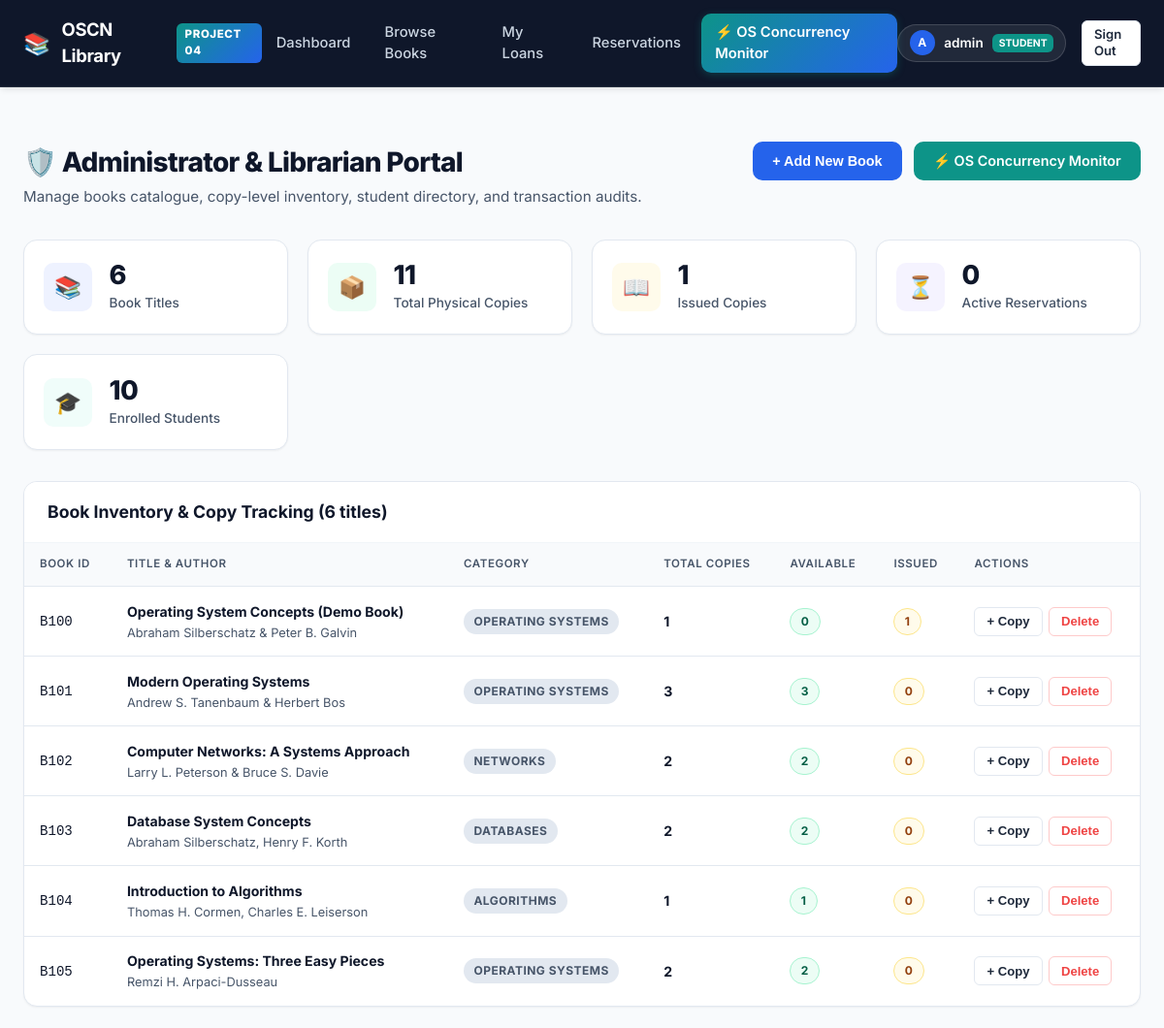
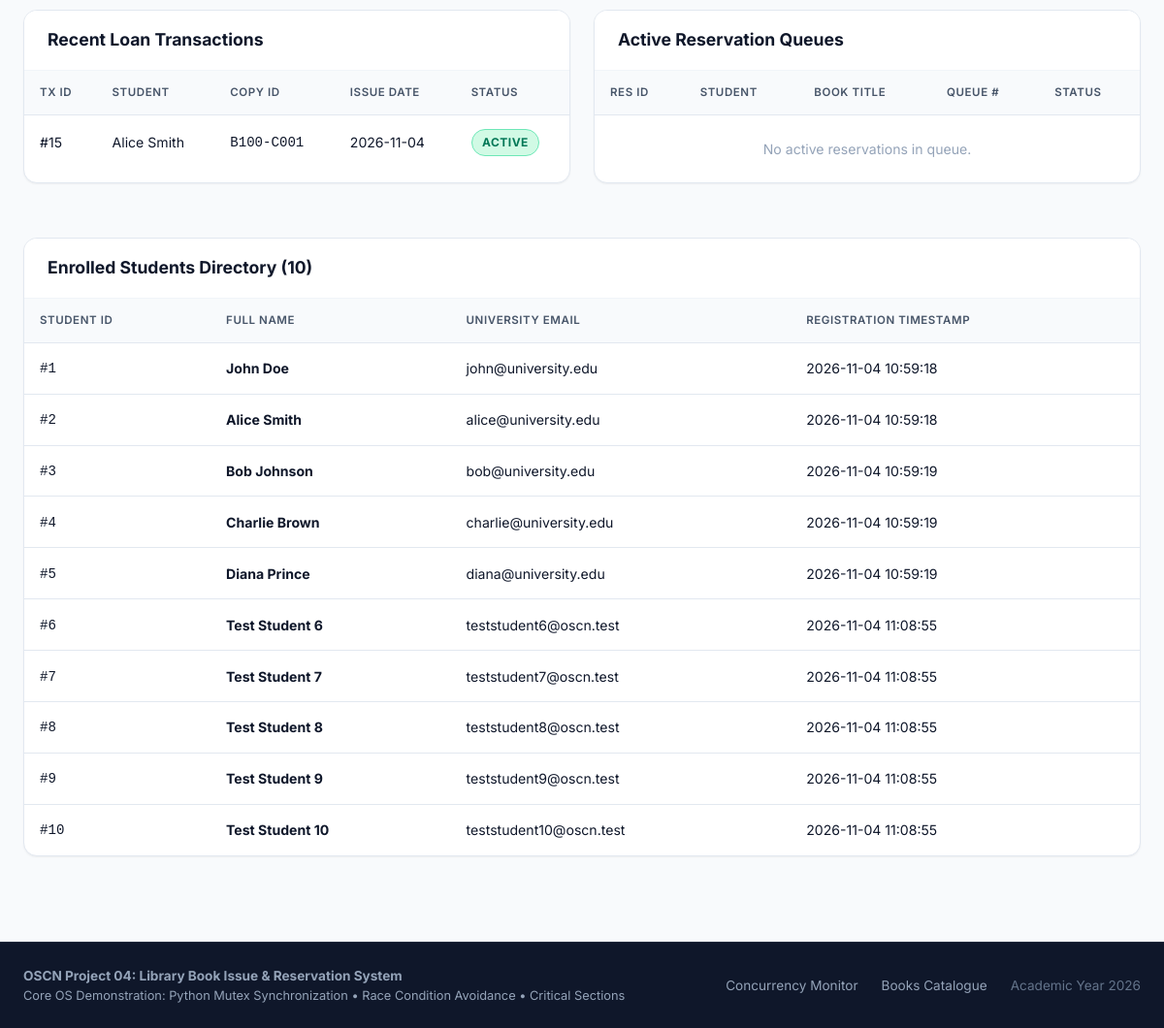
Before: /admin (signed in) with the older database file (2 pictures, top to bottom).
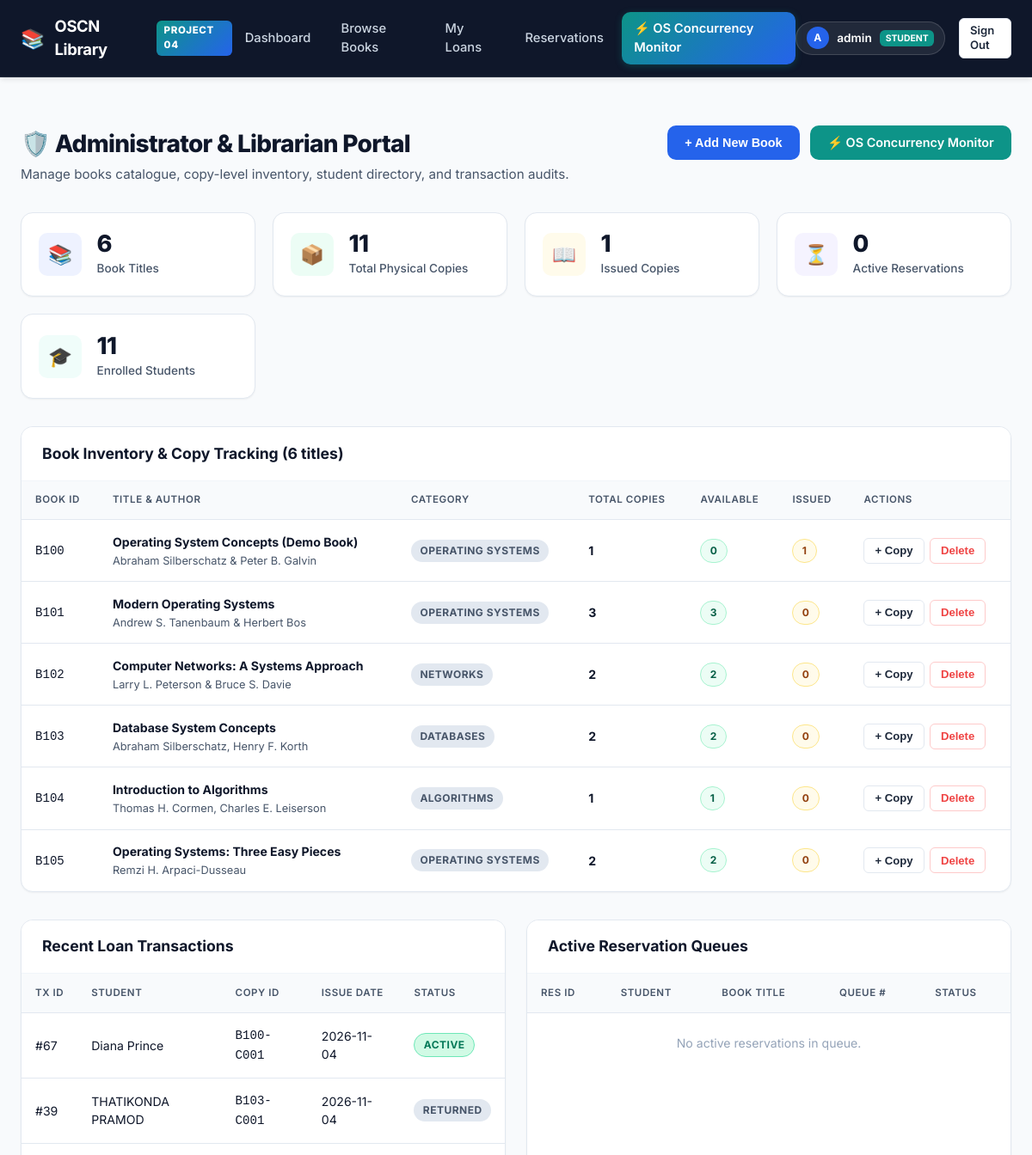
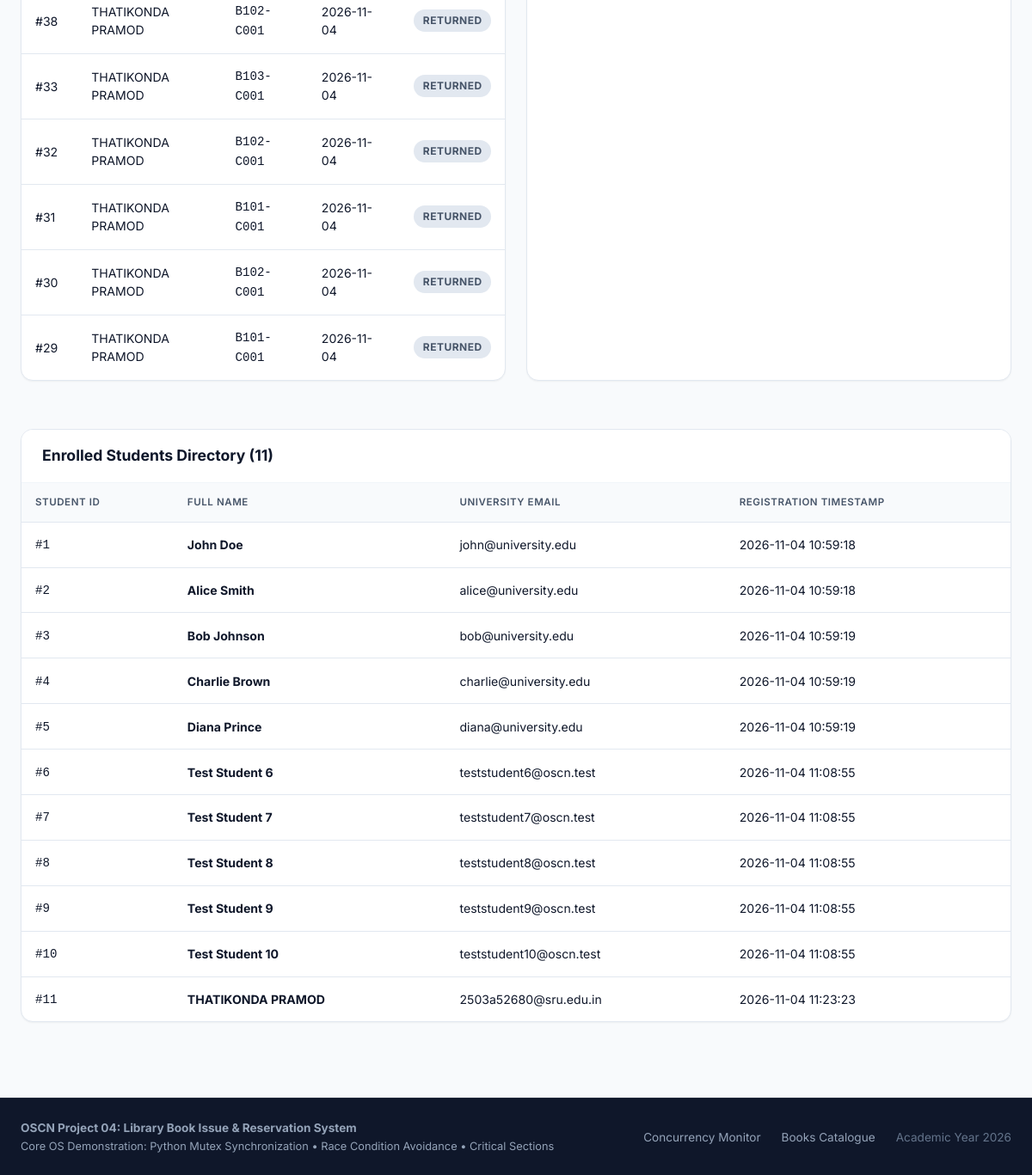
After: the same page with the newer database file (2 pictures, top to bottom).
### tables this page shows
CREATE TABLE books (
        book_id TEXT PRIMARY KEY,
        title TEXT NOT NULL,
        author TEXT NOT NULL,
        category TEXT NOT NULL,
        description TEXT,
        cover_image TEXT
    );

CREATE TABLE transactions (
        transaction_id INTEGER PRIMARY KEY AUTOINCREMENT,
        student_id INTEGER NOT NULL,
        copy_id TEXT NOT NULL,
        issue_date TIMESTAMP DEFAULT CURRENT_TIMESTAMP,
        due_date TIMESTAMP NOT NULL,
        return_date TIMESTAMP,
        status TEXT NOT NULL CHECK(status IN ('ACTIVE', 'RETURNED')) DEFAULT 'ACTIVE',
        FOREIGN KEY (student_id) REFERENCES students (student_id),
        FOREIGN KEY (copy_id) REFERENCES book_copies (copy_id)
    );

CREATE TABLE students (
        student_id INTEGER PRIMARY KEY AUTOINCREMENT,
        name TEXT NOT NULL,
        email TEXT UNIQUE NOT NULL,
        password_hash TEXT NOT NULL,
        created_at TIMESTAMP DEFAULT CURRENT_TIMESTAMP
    );

### app.py (the view)
@app.route('/admin')
@auth.admin_required
def admin_dashboard():
    stats = models.get_library_stats()
    books = models.get_all_books()
    students = models.get_all_students()
    transactions = models.get_all_transactions(limit=50)
    reservations = models.get_all_reservations(limit=50)
    return render_template(
        'admin.html',
        stats=stats,
        books=books,
        students=students,
        transactions=transactions,
        reservations=reservations
    )

### app.py (called while the page is built, shortened)
@app.context_processor
def inject_user_context():
    user_info = None
    if 'student_id' in session:
        user_info = {
            "id": session['student_id'],
            "name": session.get('name'),
            "email": session.get('email'),
            "role": "student"
        }
    return {
        "current_user": user_info,
        "now_year": datetime.now().year
    }

### auth.py (called while the page is built)
def admin_required(f):
    @wraps(f)
    def decorated_function(*args, **kwargs):
        if 'admin_id' not in session or session.get('role') != 'admin':
            if request.is_json or request.path.startswith('/api/'):
                return jsonify({"success": False, "error": "Admin privileges required."}), 403
            flash("Administrator login required to access the admin portal.", "danger")
            return redirect(url_for('login_page'))
        return f(*args, **kwargs)
    return decorated_function

### database.py (called while the page is built)
def get_db_connection():
    conn = sqlite3.connect(DB_PATH, timeout=20.0)
    conn.row_factory = sqlite3.Row
    conn.execute("PRAGMA foreign_keys = ON;")
    return conn

### models.py (called while the page is built)
def get_all_students():
    conn = get_db_connection()
    students = conn.execute("SELECT student_id, name, email, created_at FROM students ORDER BY student_id ASC").fetchall()
    conn.close()
    return students

def get_all_transactions(limit=100):
    conn = get_db_connection()
    txs = conn.execute("""
    SELECT
        t.transaction_id, t.student_id, s.name as student_name, s.email as student_email,
        t.copy_id, t.issue_date, t.due_date, t.return_date, t.status,
        b.book_id, b.title as book_title
    FROM transactions t
    JOIN students s ON t.student_id = s.student_id
    JOIN book_copies c ON t.copy_id = c.copy_id
    JOIN books b ON c.book_id = b.book_id
    ORDER BY t.transaction_id DESC
    LIMIT ?
    """, (limit,)).fetchall()
    conn.close()
    return txs

def get_all_reservations(limit=100):
    conn = get_db_connection()
    reservations = conn.execute("""
    SELECT
        r.reservation_id, r.student_id, s.name as student_name, s.email as student_email,
        r.book_id, b.title as book_title, r.reservation_date, r.queue_number, r.status,
        r.allocated_copy_id, r.pickup_deadline
    FROM reservations r
    JOIN students s ON r.student_id = s.student_id
    JOIN books b ON r.book_id = b.book_id
    ORDER BY r.reservation_id DESC
    LIMIT ?
    """, (limit,)).fetchall()
    conn.close()
    return reservations

### templates/admin.html (shortened to what this page needs)
{% extends "base.html" %}
{% block content %}
<div class="page-header">
    <div>
        <h1 class="page-title">
            <span>🛡️ Administrator & Librarian Portal</span>
        </h1>
        <p class="page-subtitle">Manage books catalogue, copy-level inventory, student directory, and transaction audits.</p>
    </div>
    <div style="display: flex; gap: 0.75rem;">
        <button type="button" class="btn btn-primary" data-modal-target="addBookModal">+ Add New Book</button>
        <a href="{{ url_for('concurrency_page') }}" class="btn btn-teal">⚡ OS Concurrency Monitor</a>
    </div>
</div>
<div class="stats-grid">
    <div class="stat-card">
        <div class="stat-icon books">📚</div>
        <div class="stat-info">
            <div class="stat-value">{{ stats.total_books }}</div>
            <div class="stat-label">Book Titles</div>
        </div>
    </div>
    <div class="stat-card">
        <div class="stat-icon available">📦</div>
        <div class="stat-info">
            <div class="stat-value">{{ stats.total_copies }}</div>
            <div class="stat-label">Total Physical Copies</div>
        </div>
    </div>
    <div class="stat-card">
        <div class="stat-icon issued">📖</div>
        <div class="stat-info">
            <div class="stat-value">{{ stats.issued_copies }}</div>
            <div class="stat-label">Issued Copies</div>
        </div>
    </div>
    <div class="stat-card">
        <div class="stat-icon reserved">⏳</div>
        <div class="stat-info">
            <div class="stat-value">{{ stats.active_reservations }}</div>
            <div class="stat-label">Active Reservations</div>
        </div>
    </div>
    <div class="stat-card">
        <div class="stat-icon students">🎓</div>
        <div class="stat-info">
            <div class="stat-value">{{ stats.total_students }}</div>
            <div class="stat-label">Enrolled Students</div>
        </div>
    </div>
</div>
<div class="card">
    <div class="card-header">
        <h3>Book Inventory & Copy Tracking ({{ books | length }} titles)</h3>
    </div>
    <div class="card-body" style="padding: 0;">
        <div class="table-responsive">
            <table class="table">
                <thead>
                    <tr>
                        <th>Book ID</th>
                        <th>Title & Author</th>
                        <th>Category</th>
                        <th>Total Copies</th>
                        <th>Available</th>
                        <th>Issued</th>
                        <th>Actions</th>
                    </tr>
                </thead>
                <tbody>
                    {% for b in books %}
                    <tr>
                        <td><code>{{ b.book_id }}</code></td>
                        <td>
                            <strong>{{ b.title }}</strong><br>
                            <span style="font-size: 0.8rem; color: var(--text-secondary);">{{ b.author }}</span>
                        </td>
                        <td><span class="badge badge-completed">{{ b.category }}</span></td>
                        <td><strong>{{ b.total_copies }}</strong></td>
                        <td><span class="badge badge-available">{{ b.available_copies }}</span></td>
                        <td><span class="badge badge-issued">{{ b.issued_copies }}</span></td>
                        <td>
                            <div style="display: flex; gap: 0.4rem;">
                                <form action="{{ url_for('admin_add_copy') }}" method="POST">
                                    <button type="submit" class="btn btn-secondary btn-sm" title="Add another physical copy">+ Copy</button>
                                </form>
                                <form action="{{ url_for('admin_delete_book') }}" method="POST">
                                    <button type="submit" class="btn btn-outline-danger btn-sm" onclick="return confirm('Delete book {{ b.book_id }}?')">Delete</button>
                                </form>
                            </div>
                        </td>
                    </tr>
                    {% endfor %}
                </tbody>
            </table>
        </div>
    </div>
</div>
<div style="display: grid; grid-template-columns: 1fr 1fr; gap: 1.5rem; margin-top: 2rem;">
    <div class="card">
        <div class="card-header">
            <h3>Recent Loan Transactions</h3>
        </div>
        <div class="card-body" style="padding: 0;">
            <div class="table-responsive">
                <table class="table">
                    <thead>
                        <tr>
                            <th>Tx ID</th>
                            <th>Student</th>
                            <th>Copy ID</th>
                            <th>Issue Date</th>
                            <th>Status</th>
                        </tr>
                    </thead>
                    <tbody>
                        {% for tx in transactions[:8] %}
                        <tr>
                            <td>#{{ tx.transaction_id }}</td>
                            <td>{{ tx.student_name }}</td>
                            <td><code>{{ tx.copy_id }}</code></td>
                            <td>{{ tx.issue_date[:10] }}</td>
                            <td>
                                <span class="badge {% if tx.status == 'ACTIVE' %}badge-ready{% else %}badge-completed{% endif %}">
                                    {{ tx.status }}
                                </span>
                            </td>
                        </tr>
                        {% endfor %}
                    </tbody>
                </table>
            </div>
        </div>
    </div>
    <div class="card">
        <div class="card-header">
            <h3>Active Reservation Queues</h3>
        </div>
        <div class="card-body" style="padding: 0;">
            <div class="table-responsive">
                <table class="table">
                    <thead>
                        <tr>
                            <th>Res ID</th>
                            <th>Student</th>
                            <th>Book Title</th>
                            <th>Queue #</th>
                            <th>Status</th>
                        </tr>
                    </thead>
                    <tbody>
                        {% if reservations %}
                            {% for r in reservations[:8] %}
                            <tr>
                                <td>#{{ r.reservation_id }}</td>
                                <td>{{ r.student_name }}</td>
                                <td>{{ r.book_title[:24] }}...</td>
                                <td><span class="badge badge-waiting">#{{ r.queue_number }}</span></td>
                                <td>
                                    <span class="badge {% if r.status == 'READY' %}badge-ready{% elif r.status == 'WAITING' %}badge-waiting{% else %}badge-completed{% endif %}">
                                        {{ r.status }}
                                    </span>
                                </td>
                            </tr>
                            {% endfor %}
                        {% else %}
                            <tr><td colspan="5" style="text-align: center; color: var(--text-muted); padding: 1.5rem;">No active reservations in queue.</td></tr>
                        {% endif %}
                    </tbody>
                </table>
            </div>
        </div>
    </div>
</div>
<div class="card" style="margin-top: 2rem;">
    <div class="card-header">
        <h3>Enrolled Students Directory ({{ students | length }})</h3>
    </div>
    <div class="card-body" style="padding: 0;">
        <div class="table-responsive">
            <table class="table">
                <thead>
                    <tr>
                        <th>Student ID</th>
                        <th>Full Name</th>
                        <th>University Email</th>
                        <th>Registration Timestamp</th>
                    </tr>
                </thead>
                <tbody>
                    {% for s in students %}
                    <tr>
                        <td><code>#{{ s.student_id }}</code></td>
                        <td><strong>{{ s.name }}</strong></td>
                        <td>{{ s.email }}</td>
                        <td>{{ s.created_at }}</td>
                    </tr>
                    {% endfor %}
                </tbody>
            </table>
        </div>
    </div>
</div>
{% endblock %}

### templates/base.html (shortened to what this page needs)
<!DOCTYPE html>
<html lang="en">
<head>
    <link rel="stylesheet" href="{{ url_for('static', filename='css/style.css') }}">
</head>
<body>
    <header class="navbar">
        <div class="nav-container">
            <a href="{{ url_for('index') }}" class="nav-brand">
                <span style="font-size: 1.4rem;">📚</span>
                <span>OSCN Library</span>
                <span class="brand-badge">Project 04</span>
            </a>
            <nav>
                <ul class="nav-menu">
                    {% if current_user %}
                        {% if current_user.role == 'student' %}
                            <li class="nav-item">
                                <a href="{{ url_for('dashboard') }}" class="{% if request.path == '/dashboard' %}active{% endif %}">
                                    <span>Dashboard</span>
                                </a>
                            </li>
                            <li class="nav-item">
                                <a href="{{ url_for('books_catalogue') }}" class="{% if request.path == '/books' %}active{% endif %}">
                                    <span>Browse Books</span>
                                </a>
                            </li>
                            <li class="nav-item">
                                <a href="{{ url_for('my_books') }}" class="{% if request.path == '/my-books' %}active{% endif %}">
                                    <span>My Loans</span>
                                </a>
                            </li>
                            <li class="nav-item">
                                <a href="{{ url_for('reservations_page') }}" class="{% if request.path == '/reservations' %}active{% endif %}">
                                    <span>Reservations</span>
                                </a>
                            </li>
                        {% endif %}
                        <li class="nav-item">
                            <a href="{{ url_for('concurrency_page') }}" class="concurrency-nav-btn {% if request.path == '/concurrency' %}active{% endif %}">
                                <span>⚡ OS Concurrency Monitor</span>
                            </a>
                        </li>
                    {% endif %}
                </ul>
            </nav>
            <div class="nav-user">
                {% if current_user %}
                    <div class="user-pill">
                        <div class="user-avatar">{{ current_user.name[0] | upper }}</div>
                        <span style="font-weight: 600;">{{ current_user.name }}</span>
                        <span class="user-role-badge">{{ current_user.role }}</span>
                    </div>
                    <a href="{{ url_for('logout') }}" class="btn btn-secondary btn-sm" title="Sign Out">Sign Out</a>
                {% else %}
                    <a href="{{ url_for('login_page') }}" class="btn btn-primary btn-sm">Sign In</a>
                {% endif %}
            </div>
        </div>
    </header>
    <main class="main-content">
        {% block content %}{% endblock %}
    </main>
    <footer class="footer">
        <div class="footer-container">
            <div>
                <strong>OSCN Project 04: Library Book Issue & Reservation System</strong><br>
                <span style="font-size: 0.8rem;">Core OS Demonstration: Python Mutex Synchronization • Race Condition Avoidance • Critical Sections</span>
            </div>
            <div class="footer-links">
                <a href="{{ url_for('concurrency_page') }}">Concurrency Monitor</a>
                <a href="{{ url_for('books_catalogue') }}">Books Catalogue</a>
                <span style="color: #64748B;">Academic Year {{ now_year }}</span>
            </div>
        </div>
    </footer>
</body>
</html>

Changed rows visible on the page:
removed transactions: transaction_id "15", student_name "Alice Smith", copy_id "B100-C001", issue_date "2026-11-04", status "ACTIVE"
added transactions: transaction_id "67", student_name "Diana Prince", copy_id "B100-C001", issue_date "2026-11-04", status "ACTIVE"
added transactions: transaction_id "39", student_name "THATIKONDA PRAMOD", copy_id "B103-C001", issue_date "2026-11-04", status "RETURNED"
added transactions: transaction_id "38", student_name "THATIKONDA PRAMOD", copy_id "B102-C001", issue_date "2026-11-04", status "RETURNED"
added transactions: transaction_id "33", student_name "THATIKONDA PRAMOD", copy_id "B103-C001", issue_date "2026-11-04", status "RETURNED"
added transactions: transaction_id "32", student_name "THATIKONDA PRAMOD", copy_id "B102-C001", issue_date "2026-11-04", status "RETURNED"
added transactions: transaction_id "31", student_name "THATIKONDA PRAMOD", copy_id "B101-C001", issue_date "2026-11-04", status "RETURNED"
added transactions: transaction_id "30", student_name "THATIKONDA PRAMOD", copy_id "B102-C001", issue_date "2026-11-04", status "RETURNED"
added transactions: transaction_id "29", student_name "THATIKONDA PRAMOD", copy_id "B101-C001", issue_date "2026-11-04", status "RETURNED"
added students: student_id "11", name "THATIKONDA PRAMOD", email "2503a52680@sru.edu.in", created_at "2026-11-04 11:23:23"
Other visible differences:
{{ stats.total_students }}: "10" → "11"
{{ students | length }}: "10" → "11"
